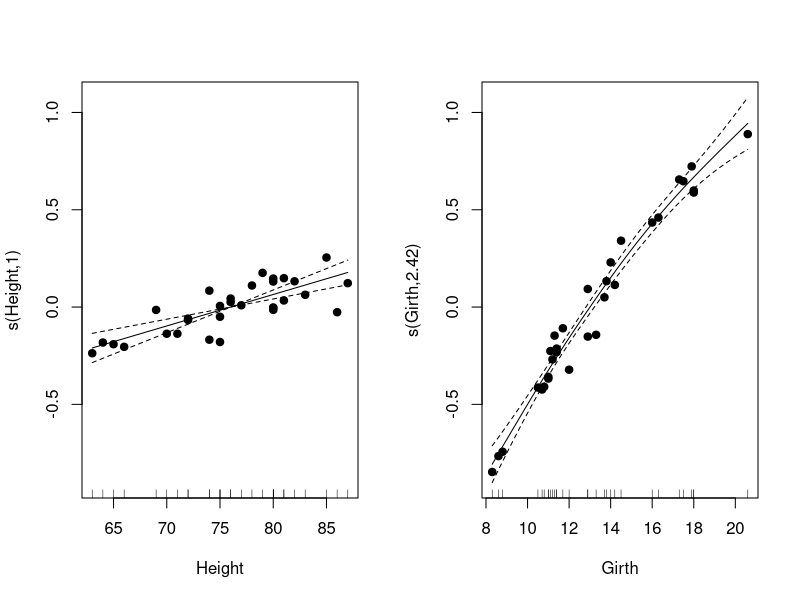
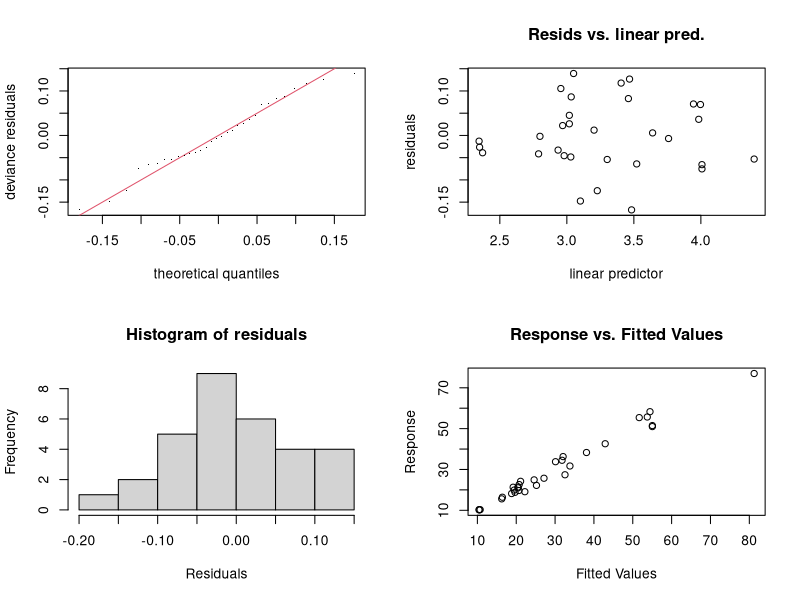
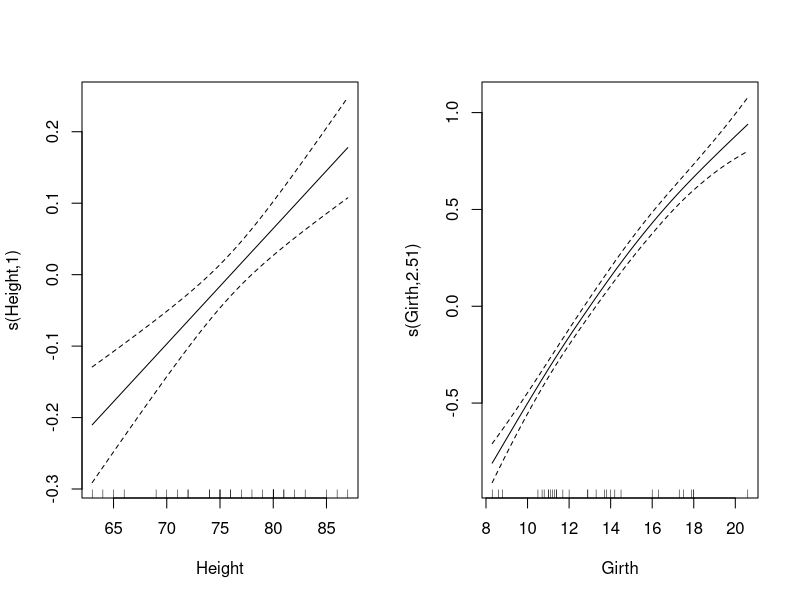
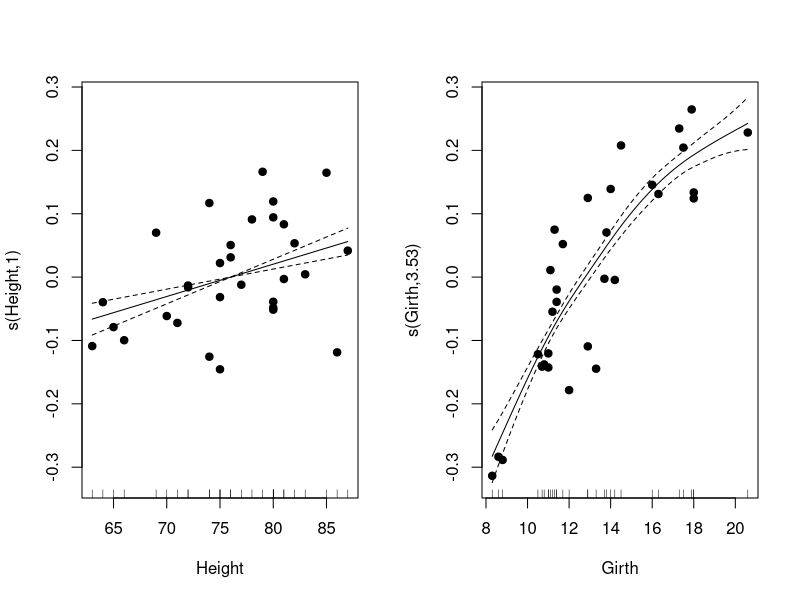
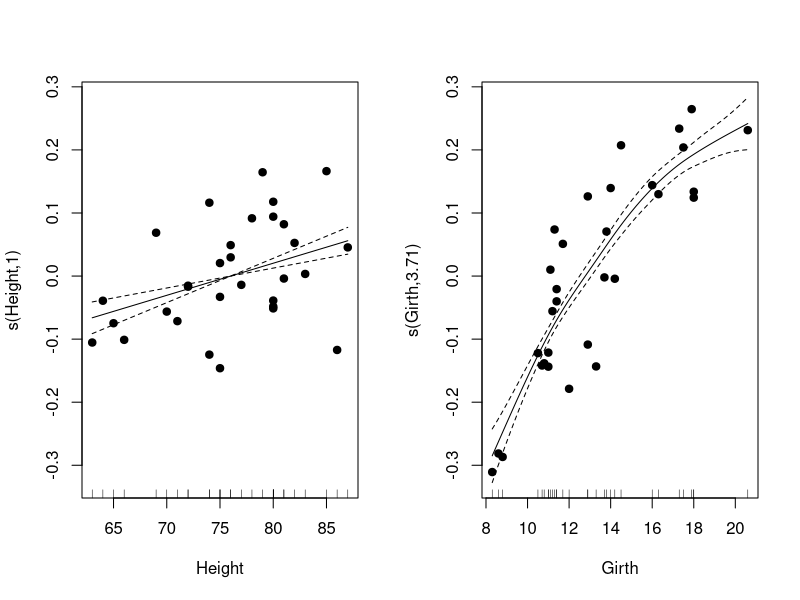

Write R code to recreate these figures, in order.
library(mgcv)
ct1 <- gam(Volume ~ s(Height) + s(Girth), family=Gamma(link=log),data=trees) 

ct1

par(mfrow=c(1,2))
plot(ct1,residuals=TRUE,pch=19) ## calls plot.gam

gam.check(ct1)

ct1 <- gam(Volume~s(Height)+s(Girth),
           family=Gamma(link=log),
           data=trees,
           method="ML")
ct1
summary(ct1)

## create dataframe of new values...
pd <- data.frame(Height=c(75,80),Girth=c(12,13))
predict(ct1,newdata=pd)
predict(ct1,newdata=pd,se=TRUE)

predict(ct1,newdata=pd,se=TRUE,type="terms")

par(mfrow=c(1,2))
plot(ct1,shade=TRUE,seWithMean=TRUE,scale=0)
pd


######## Homework for Lecture 9 ####### April 4th 2019
log.volume <- log(trees$Volume)
log.volume

# Smooth
model_vol_grth <- gam(log.volume ~ s(Height) + s(Girth), 
                      data = trees,
                      family=gaussian(link=log))
model_vol_grth
# Smooth penalized cubic regression spline

model_penal <- gam(log.volume ~ s(Height) + s(Girth), 
                    data = trees,
                    family=gaussian(link=log),
                   method = "REML", 
                   bs = "cr")
model_penal

## Plot fitted functions
plot(model_vol_grth,
     residuals=TRUE,
     pch=19) ## calls plot.gam

plot(model_penal,
     residuals=TRUE,
     pch=19)

# Predict volume given hight and girth for REML model
vol_predict <- data.frame(Height = 70,
                      Girth= 10)
predict(model_penal,
        newdata = vol_predict)

